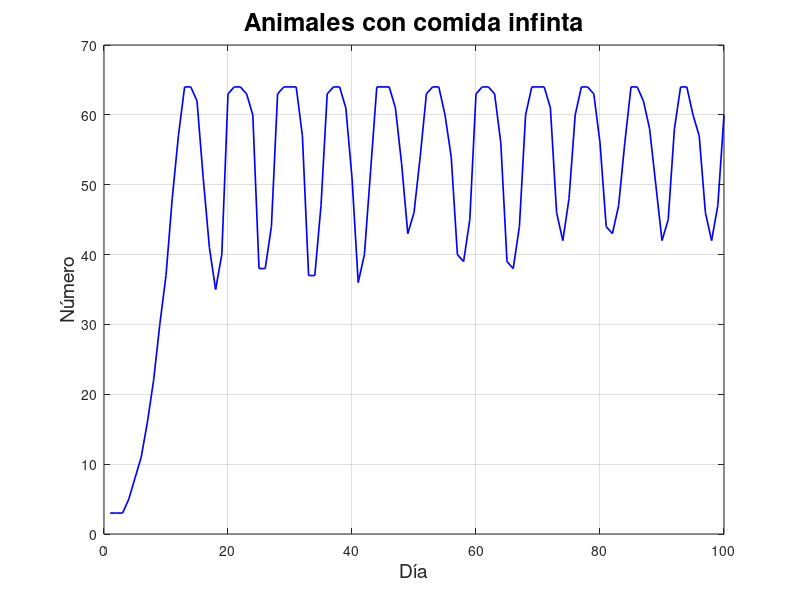

Reproduce this figure in MATLAB.
A=[
        3,
    3,
    3,
    5,
    8,
    11,
    16,
    22,
    30,
    37,
    48,
    57,
    64,
    64,
    62,
    51,
    41,
    35,
    40,
    63,
    64,
    64,
    63,
    60,
    38,
    38,
    44,
    63,
    64,
    64,
    64,
    57,
    37,
    37,
    47,
    63,
    64,
    64,
    61,
    51,
    36,
    40,
    52,
    64,
    64,
    64,
    61,
    53,
    43,
    46,
    54,
    63,
    64,
    64,
    60,
    54,
    40,
    39,
    45,
    63,
    64,
    64,
    63,
    56,
    39,
    38,
    44,
    60,
    64,
    64,
    64,
    61,
    46,
    42,
    48,
    60,
    64,
    64,
    63,
    56,
    44,
    43,
    47,
    56,
    64,
    64,
    62,
    58,
    50,
    42,
    45,
    58,
    64,
    64,
    60,
    57,
    46,
    42,
    47,
    60
    ]
C=[1:100];
figure(1)
plot(C,A,'b','linewidth',1.2)
title('Animales con comida infinta','fontsize',18)
xlabel('Día','fontsize',14)
ylabel('Número', 'fontsize',14)
grid on